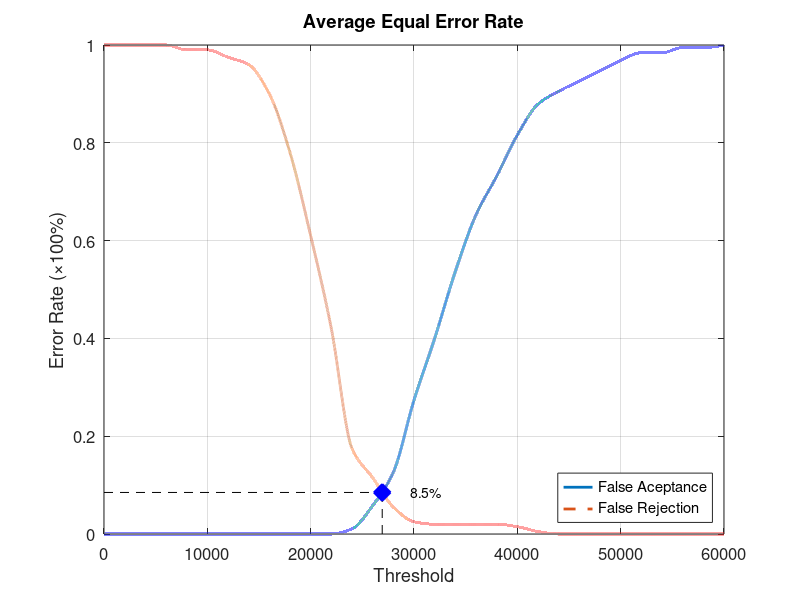
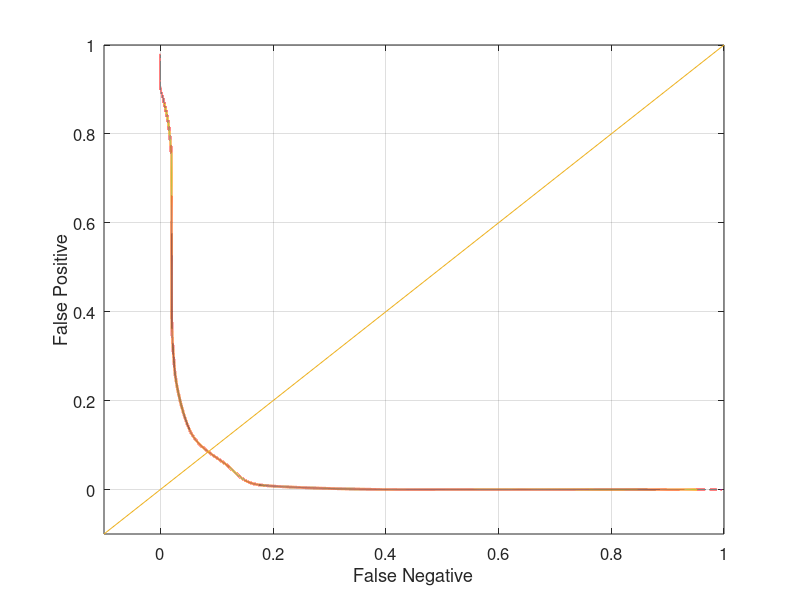

Write the MATLAB code that produced these figures, in order.
function yEER = Database4_2
close all;
clear;
clc;
x = 0:2000:60000;
xq = 0:0.5:60000;

y0 = [0 0 0 0 0 0 0 0 0 0 0 0 0.0105263 0.0578947 0.126316 0.273684 0.4 0.536842 0.652632 0.731579 0.815789 0.878947 0.905263 0.926316 0.947368 0.968421 0.984211 0.984211 0.994737 0.994737 1];
yy0 = interp1(x, y0, xq, 'pchip');
y1 = [1 1 1 1 0.99 0.99 0.975 0.96 0.9 0.78 0.61 0.42 0.175 0.115 0.055 0.025 0.02 0.02 0.02 0.02 0.015 0.005 0 0 0 0 0 0 0 0 0];
yy1 = interp1(x, y1, xq, 'pchip');

% Calculating EER: 
y2 = abs(y0 - y1);
find(y2 == min(y2))
yy2 = abs(yy0 - yy1);
xEER = find(yy2 == min(yy2));
xEERIndex = xq(xEER) % X-axis EER
yEER = yy0(xEER) % Y-axis EER

main = figure
plot(xq, yy0,'-','LineWidth', 2);	hold on
plot(xq, yy1,'--','LineWidth', 2);	hold on
plot([xEERIndex xEERIndex], [0 yEER], 'k--');	hold on
plot([0 xEERIndex], [yEER yEER], 'k--');	hold on
plot(xEERIndex, yEER, 'bx', 'LineWidth', 10);	hold on
text(xEERIndex + 10 * xEERIndex / 100, yEER, [num2str(round((10000 * yEER)) / 100) '%'])
legend('False Aceptance', 'False Rejection', 'Location', 'SouthEast')
xlabel('Threshold')
ylabel('Error Rate (\times100%)')
title('Average Equal Error Rate')
set(gca, 'FontSize', 12)
axis([0 60000 0 1])
grid on

print(main, 'Database4_2Main', '-dpng');
FNRxFPR = figure('Color', [1 1 1]);
plot(yy1, yy0, '-', yy1, yy0, 'LineWidth', 2);
hold on
y = -0.1:0.1:1
plot(y, y); 
set(gca, 'FontSize', 12)
xlabel('False Negative')
ylabel('False Positive')
axis([-0.1 1 -0.1 1])
set(gca, 'FontSize', 12)
grid on

print(FNRxFPR, 'Database4_2FNRxFPR','-dpng');
end
